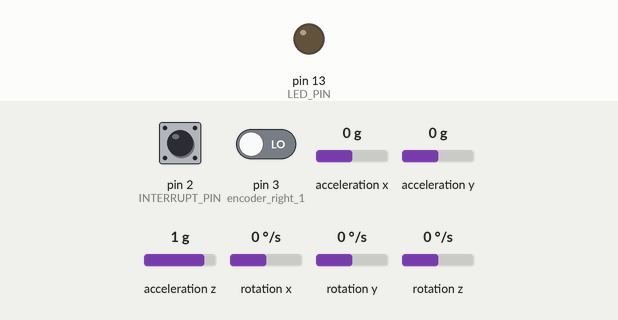
The sketch below on a simulated Arduino Leonardo, built with avr-gcc and run on an emulated ATmega32U4. On the bench: output pins drawn as LEDs (lit = HIGH). Dashed ring = blinking. The inputs (shaded band) are chosen by the test bench; at power-on: pin 2 (INTERRUPT_PIN) LOW, pin 3 (encoder_right_1) LOW, acceleration x 0 g, acceleration y 0 g, acceleration z 1 g, rotation x 0 °/s, rotation y 0 °/s, rotation z 0 °/s. The sensor or clock chip raises its interrupt line as the real part does; what the sketch prints to the serial monitor is not drawn.

Above: at 0.1 s.
At 0.68 s:
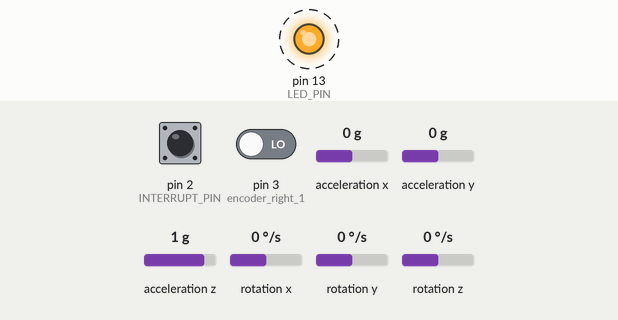
Timing chart, 0 to 3.5 s (numbered marks = the images above):
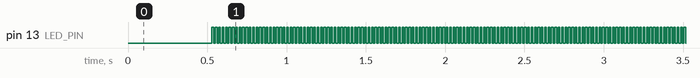

Measured:
- by itself, pin 13 (LED_PIN): alternates HIGH for 0.01 s and LOW for 0.01 s

The sketch:

mpu-with-encoder-data.ino
```cpp
// I2C device class (I2Cdev) demonstration Arduino sketch for MPU6050 class using DMP (MotionApps v2.0)
// 6/21/2012 by Jeff Rowberg <jeff@rowberg.net>
// Updates should (hopefully) always be available at https://github.com/jrowberg/i2cdevlib
//
// Changelog:
//      2019-07-08 - Added Auto Calibration and offset generator
//		   - and altered FIFO retrieval sequence to avoid using blocking code
//      2016-04-18 - Eliminated a potential infinite loop
//      2013-05-08 - added seamless Fastwire support
//                 - added note about gyro calibration
//      2012-06-21 - added note about Arduino 1.0.1 + Leonardo compatibility error
//      2012-06-20 - improved FIFO overflow handling and simplified read process
//      2012-06-19 - completely rearranged DMP initialization code and simplification
//      2012-06-13 - pull gyro and accel data from FIFO packet instead of reading directly
//      2012-06-09 - fix broken FIFO read sequence and change interrupt detection to RISING
//      2012-06-05 - add gravity-compensated initial reference frame acceleration output
//                 - add 3D math helper file to DMP6 example sketch
//                 - add Euler output and Yaw/Pitch/Roll output formats
//      2012-06-04 - remove accel offset clearing for better results (thanks Sungon Lee)
//      2012-06-01 - fixed gyro sensitivity to be 2000 deg/sec instead of 250
//      2012-05-30 - basic DMP initialization working

/* ============================================
I2Cdev device library code is placed under the MIT license
Copyright (c) 2012 Jeff Rowberg

Permission is hereby granted, free of charge, to any person obtaining a copy
of this software and associated documentation files (the "Software"), to deal
in the Software without restriction, including without limitation the rights
to use, copy, modify, merge, publish, distribute, sublicense, and/or sell
copies of the Software, and to permit persons to whom the Software is
furnished to do so, subject to the following conditions:

The above copyright notice and this permission notice shall be included in
all copies or substantial portions of the Software.

THE SOFTWARE IS PROVIDED "AS IS", WITHOUT WARRANTY OF ANY KIND, EXPRESS OR
IMPLIED, INCLUDING BUT NOT LIMITED TO THE WARRANTIES OF MERCHANTABILITY,
FITNESS FOR A PARTICULAR PURPOSE AND NONINFRINGEMENT. IN NO EVENT SHALL THE
AUTHORS OR COPYRIGHT HOLDERS BE LIABLE FOR ANY CLAIM, DAMAGES OR OTHER
LIABILITY, WHETHER IN AN ACTION OF CONTRACT, TORT OR OTHERWISE, ARISING FROM,
OUT OF OR IN CONNECTION WITH THE SOFTWARE OR THE USE OR OTHER DEALINGS IN
THE SOFTWARE.
===============================================
*/

// I2Cdev and MPU6050 must be installed as libraries, or else the .cpp/.h files
// for both classes must be in the include path of your project
#include "I2Cdev.h"

#include "MPU6050_6Axis_MotionApps20.h"
//#include "MPU6050.h" // not necessary if using MotionApps include file

// Arduino Wire library is required if I2Cdev I2CDEV_ARDUINO_WIRE implementation
// is used in I2Cdev.h
#if I2CDEV_IMPLEMENTATION == I2CDEV_ARDUINO_WIRE
    #include "Wire.h"
#endif

// class default I2C address is 0x68
// specific I2C addresses may be passed as a parameter here
// AD0 low = 0x68 (default for SparkFun breakout and InvenSense evaluation board)
// AD0 high = 0x69
MPU6050 mpu;
//MPU6050 mpu(0x69); // <-- use for AD0 high
long  int left = 0;
long  int right = 0;
int encoder_left_1 = 19;
int encoder_left_2 = 4;
int encoder_right_1 = 3;
int encoder_right_2 = 5;
/* =========================================================================
   NOTE: In addition to connection 3.3v, GND, SDA, and SCL, this sketch
   depends on the MPU-6050's INT pin being connected to the Arduino's
   external interrupt #0 pin. On the Arduino Uno and Mega 2560, this is
   digital I/O pin 2.
 * ========================================================================= */

/* =========================================================================
   NOTE: Arduino v1.0.1 with the Leonardo board generates a compile error
   when using Serial.write(buf, len). The Teapot output uses this method.
   The solution requires a modification to the Arduino USBAPI.h file, which
   is fortunately simple, but annoying. This will be fixed in the next IDE
   release. For more info, see these links:

   http://arduino.cc/forum/index.php/topic,109987.0.html
   http://code.google.com/p/arduino/issues/detail?id=958
 * ========================================================================= */


// uncomment "OUTPUT_READABLE_QUATERNION" if you want to see the actual
// quaternion components in a [w, x, y, z] format (not best for parsing
// on a remote host such as Processing or something though)
//#define OUTPUT_READABLE_QUATERNION

// uncomment "OUTPUT_READABLE_EULER" if you want to see Euler angles
// (in degrees) calculated from the quaternions coming from the FIFO.
// Note that Euler angles suffer from gimbal lock (for more info, see
// http://en.wikipedia.org/wiki/Gimbal_lock)
//#define OUTPUT_READABLE_EULER

// uncomment "OUTPUT_READABLE_YAWPITCHROLL" if you want to see the yaw/
// pitch/roll angles (in degrees) calculated from the quaternions coming
// from the FIFO. Note this also requires gravity vector calculations.
// Also note that yaw/pitch/roll angles suffer from gimbal lock (for
// more info, see: http://en.wikipedia.org/wiki/Gimbal_lock)
#define OUTPUT_READABLE_YAWPITCHROLL

// uncomment "OUTPUT_READABLE_REALACCEL" if you want to see acceleration
// components with gravity removed. This acceleration reference frame is
// not compensated for orientation, so +X is always +X according to the
// sensor, just without the effects of gravity. If you want acceleration
// compensated for orientation, us OUTPUT_READABLE_WORLDACCEL instead.
//#define OUTPUT_READABLE_REALACCEL

// uncomment "OUTPUT_READABLE_WORLDACCEL" if you want to see acceleration
// components with gravity removed and adjusted for the world frame of
// reference (yaw is relative to initial orientation, since no magnetometer
// is present in this case). Could be quite handy in some cases.
//#define OUTPUT_READABLE_WORLDACCEL

// uncomment "OUTPUT_TEAPOT" if you want output that matches the
// format used for the InvenSense teapot demo


#define INTERRUPT_PIN 2  // use pin 2 on Arduino Uno & most boards
#define LED_PIN 13 // (Arduino is 13, Teensy is 11, Teensy++ is 6)
bool blinkState = false;

// MPU control/status vars
bool dmpReady = false;  // set true if DMP init was successful
uint8_t mpuIntStatus;   // holds actual interrupt status byte from MPU
uint8_t devStatus;      // return status after each device operation (0 = success, !0 = error)
uint16_t packetSize;    // expected DMP packet size (default is 42 bytes)
uint16_t fifoCount;     // count of all bytes currently in FIFO
uint8_t fifoBuffer[64]; // FIFO storage buffer

// orientation/motion vars
Quaternion q;           // [w, x, y, z]         quaternion container
VectorInt16 aa;         // [x, y, z]            accel sensor measurements
VectorInt16 aaReal;     // [x, y, z]            gravity-free accel sensor measurements
VectorInt16 aaWorld;    // [x, y, z]            world-frame accel sensor measurements
VectorFloat gravity;    // [x, y, z]            gravity vector
float euler[3];         // [psi, theta, phi]    Euler angle container
float ypr[3];           // [yaw, pitch, roll]   yaw/pitch/roll container and gravity vector

// packet structure for InvenSense teapot demo


// ================================================================
// ===               INTERRUPT DETECTION ROUTINE                ===
// ================================================================

volatile bool mpuInterrupt = false;     // indicates whether MPU interrupt pin has gone high
void dmpDataReady() {
    mpuInterrupt = true;
}


// ================================================================
// ===                      INITIAL SETUP                       ===
// ================================================================

void setup() {
    // join I2C bus (I2Cdev library doesn't do this automatically)
    #if I2CDEV_IMPLEMENTATION == I2CDEV_ARDUINO_WIRE
        Wire.begin();
        Wire.setClock(400000); // 400kHz I2C clock. Comment this line if having compilation difficulties
    #elif I2CDEV_IMPLEMENTATION == I2CDEV_BUILTIN_FASTWIRE
        Fastwire::setup(400, true);
    #endif

    // initialize serial communication
    // (115200 chosen because it is required for Teapot Demo output, but it's
    // really up to you depending on your project)
    Serial.begin(115200);
    while (!Serial); // wait for Leonardo enumeration, others continue immediately
pinMode(2,INPUT);
pinMode(4,INPUT);
pinMode(3,INPUT);
pinMode(5,INPUT);

attachInterrupt(digitalPinToInterrupt(encoder_right_1), encoder_right, CHANGE);
attachInterrupt(digitalPinToInterrupt(encoder_left_1), encoder_left, CHANGE);
    // NOTE: 8MHz or slower host processors, like the Teensy @ 3.3V or Arduino
    // Pro Mini running at 3.3V, cannot handle this baud rate reliably due to
    // the baud timing being too misaligned with processor ticks. You must use
    // 38400 or slower in these cases, or use some kind of external separate
    // crystal solution for the UART timer.

    // initialize device
    Serial.println(F("Initializing I2C devices..."));
    mpu.initialize();
    pinMode(INTERRUPT_PIN, INPUT);

    // verify connection
    Serial.println(F("Testing device connections..."));
    Serial.println(mpu.testConnection() ? F("MPU6050 connection successful") : F("MPU6050 connection failed"));

    // wait for ready
    Serial.println(F("\nSend any character to begin DMP programming and demo: "));
    // while (Serial.available() && Serial.read()); // empty buffer
    // while (!Serial.available());                 // wait for data
    // while (Serial.available() && Serial.read()); // empty buffer again

    // load and configure the DMP
    Serial.println(F("Initializing DMP..."));
    devStatus = mpu.dmpInitialize();

    // supply your own gyro offsets here, scaled for min sensitivity
    mpu.setXGyroOffset(220);
    mpu.setYGyroOffset(76);
    mpu.setZGyroOffset(-85);
    mpu.setZAccelOffset(1788); // 1688 factory default for my test chip

    // make sure it worked (returns 0 if so)
    if (devStatus == 0) {
        // Calibration Time: generate offsets and calibrate our MPU6050
        mpu.CalibrateAccel(6);
        mpu.CalibrateGyro(6);
        mpu.PrintActiveOffsets();
        // turn on the DMP, now that it's ready
        Serial.println(F("Enabling DMP..."));
        mpu.setDMPEnabled(true);

        // enable Arduino interrupt detection
        Serial.print(F("Enabling interrupt detection (Arduino external interrupt "));
        Serial.print(digitalPinToInterrupt(INTERRUPT_PIN));
        Serial.println(F(")..."));
        attachInterrupt(digitalPinToInterrupt(INTERRUPT_PIN), dmpDataReady, RISING);
        mpuIntStatus = mpu.getIntStatus();

        // set our DMP Ready flag so the main loop() function knows it's okay to use it
        Serial.println(F("DMP ready! Waiting for first interrupt..."));
        dmpReady = true;

        // get expected DMP packet size for later comparison
        packetSize = mpu.dmpGetFIFOPacketSize();
    } else {
        // ERROR!
        // 1 = initial memory load failed
        // 2 = DMP configuration updates failed
        // (if it's going to break, usually the code will be 1)
        Serial.print(F("DMP Initialization failed (code "));
        Serial.print(devStatus);
        Serial.println(F(")"));
    }

    // configure LED for output
    pinMode(LED_PIN, OUTPUT);
}


// ================================================================
// ===                    MAIN PROGRAM LOOP                     ===
// ================================================================

void loop() {
    // if programming failed, don't try to do anything
    if (!dmpReady) return;
    // read a packet from FIFO
    if (mpu.dmpGetCurrentFIFOPacket(fifoBuffer)) { // Get the Latest packet
        #ifdef OUTPUT_READABLE_QUATERNION
            // display quaternion values in easy matrix form: w x y z
            mpu.dmpGetQuaternion(&q, fifoBuffer);
            Serial.print("quat\t");
            Serial.print(q.w);
            Serial.print("\t");
            Serial.print(q.x);
            Serial.print("\t");
            Serial.print(q.y);
            Serial.print("\t");
            Serial.println(q.z);
        #endif

        #ifdef OUTPUT_READABLE_EULER
            // display Euler angles in degrees
            mpu.dmpGetQuaternion(&q, fifoBuffer);
            mpu.dmpGetEuler(euler, &q);
            Serial.print("euler\t");
            Serial.print(euler[0] * 180/M_PI);
            Serial.print("\t");
            Serial.print(euler[1] * 180/M_PI);
            Serial.print("\t");
            Serial.println(euler[2] * 180/M_PI);
        #endif

        #ifdef OUTPUT_READABLE_YAWPITCHROLL
            // display Euler angles in degrees
            mpu.dmpGetQuaternion(&q, fifoBuffer);
            mpu.dmpGetGravity(&gravity, &q);
            mpu.dmpGetYawPitchRoll(ypr, &q, &gravity);
            Serial.print("ypr\t");
            Serial.print(ypr[0] * 180/M_PI);
            Serial.print("\t");
            Serial.print(ypr[1] * 180/M_PI);
            Serial.print("\t");
            Serial.print(ypr[2] * 180/M_PI);

            Serial.print("Left");
            Serial.print("\t");
            Serial.print(left);
            Serial.print("\t");
            Serial.print("right");
            Serial.print("\t");
            Serial.println(right);
        #endif

        #ifdef OUTPUT_READABLE_REALACCEL
            // display real acceleration, adjusted to remove gravity
            mpu.dmpGetQuaternion(&q, fifoBuffer);
            mpu.dmpGetAccel(&aa, fifoBuffer);
            mpu.dmpGetGravity(&gravity, &q);
            mpu.dmpGetLinearAccel(&aaReal, &aa, &gravity);
            Serial.print("areal\t");
            Serial.print(aaReal.x);
            Serial.print("\t");
            Serial.print(aaReal.y);
            Serial.print("\t");
            Serial.println(aaReal.z);
        #endif

        #ifdef OUTPUT_READABLE_WORLDACCEL
            // display initial world-frame acceleration, adjusted to remove gravity
            // and rotated based on known orientation from quaternion
            mpu.dmpGetQuaternion(&q, fifoBuffer);
            mpu.dmpGetAccel(&aa, fifoBuffer);
            mpu.dmpGetGravity(&gravity, &q);
            mpu.dmpGetLinearAccel(&aaReal, &aa, &gravity);
            mpu.dmpGetLinearAccelInWorld(&aaWorld, &aaReal, &q);
            Serial.print("aworld\t");
            Serial.print(aaWorld.x);
            Serial.print("\t");
            Serial.print(aaWorld.y);
            Serial.print("\t");
            Serial.println(aaWorld.z);
        #endif


        // blink LED to indicate activity
        blinkState = !blinkState;
        digitalWrite(LED_PIN, blinkState);
    }
}

void encoder_left(){
  if(digitalRead(encoder_left_1)){
    if(!digitalRead(encoder_left_2)){
      left--;
    }
    if(digitalRead(encoder_left_2)){
      left++;
    }
  }

  if(!digitalRead(encoder_left_1)){
    if(digitalRead(encoder_left_2)){
      left--;
    }
    if(!digitalRead(encoder_left_2)){
      left++;
    }
  }
}

void encoder_right(){
  if(digitalRead(encoder_right_1)){
    if(!digitalRead(encoder_right_2)){
      right++;
    }
    if(digitalRead(encoder_right_2)){
      right--;
    }
  }

  if(!digitalRead(encoder_right_1)){
    if(digitalRead(encoder_right_2)){
      right++;
    }
    if(!digitalRead(encoder_right_2)){
      right--;
    }
  }
}
```
